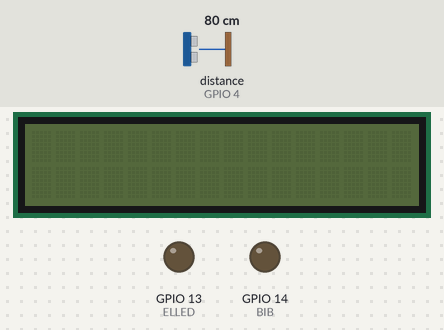
This program was run on a simulated ESP32. Parts: 16×2 character LCD, output pins drawn as LEDs (lit = HIGH). Wiring (inferred from the names in the program): ultrasonic range finder: trigger GPIO 15; echo GPIO 4. Inputs (shaded band) come from the test bench; at power-on: distance to the obstacle (sensor on GPIO 4) 80 cm. The echo pulse lasts 58.3 µs per cm; pins used as bus, display or sensor lines are not drawn; what the program prints to the serial monitor is not drawn.

Above: at 1.2 s.
1.3 s: distance to the obstacle (sensor on GPIO 4) set to 74 cm
2.8 s: distance to the obstacle (sensor on GPIO 4) set to 65 cm
At 4.2 s:
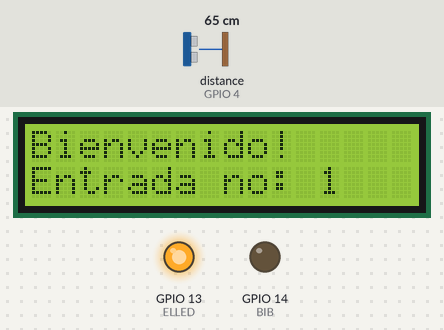
At 10.6 s:
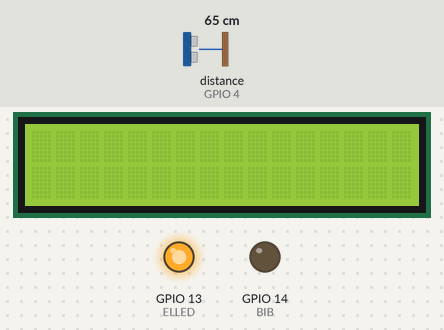
Timing chart, 0 to 11.3 s (numbered marks = the images above; inputs shaded):
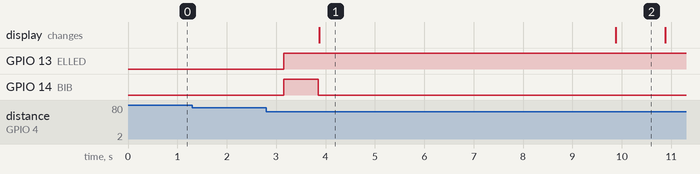

Measured:
- the behaviour switches between 71 and 70 cm on distance to the obstacle (sensor on GPIO 4) (found by bisection; images 0 and 1)
- after the input at 1.3 s, every drawn part: stays the same
- after the input at 2.8 s, GPIO 13 (ELLED): LOW → HIGH after 0.35 s; GPIO 14 (BIB): LOW → HIGH after 0.35 s, → LOW 0.70 s later; the display: changes after 1.1 s (image 1)
- what the display in image 1 shows lasts 6.0 s, from 3.9 s to 9.9 s
- what the display in image 2 shows lasts 1.0 s, from 9.9 s to 10.9 s

The program:

main.cpp
```cpp
#include <Arduino.h>
#include <Wire.h>
#include <LiquidCrystal_I2C.h>

// variables del pantalla
int lcdColumns = 16;
int lcdRows = 2;

// variables del Utra sonido
int TRIG = 15;
int EHCO = 4;
int BIB = 14;
int ELLED = 13;
int DURACION;
int DISTANCIA;
int count = 1;

// Personas que han entrado


LiquidCrystal_I2C lcd(0x27, lcdColumns, lcdRows);

void setupLcd(){
  lcd.init();
}

void setupUltaSonic(){
  pinMode(TRIG, OUTPUT);
  pinMode(EHCO, INPUT);
  pinMode(BIB, OUTPUT);
  pinMode(ELLED, OUTPUT);
  Serial.begin(9600);
}

void displayCount(){
  lcd.backlight();
  lcd.setCursor(0, 0);
  lcd.printf("Bienvenido!");
  lcd.setCursor(0, 1);
  lcd.printf("Entrada no: %d", count++);
  delay(6000);
  lcd.clear();
  delay(1000);
  lcd.noBacklight();
  delay(500);
}

void detectsPerson(){

  digitalWrite(TRIG, HIGH);
  delay(1);
  digitalWrite(TRIG, LOW);

  DURACION = pulseIn(EHCO, HIGH);
  DISTANCIA = DURACION / 58.2;
  Serial.println(DISTANCIA);
  delay(200);

  if (DISTANCIA <= 70 && DISTANCIA >= 1){
    digitalWrite(ELLED, HIGH);
    digitalWrite(BIB, HIGH);
    delay(700);
    digitalWrite(BIB, LOW);
    displayCount();
  }else{
    digitalWrite(ELLED, LOW);

  }
}

void setup(){
  setupLcd();
  setupUltaSonic();
}
void loop(){
  detectsPerson();
}
```
